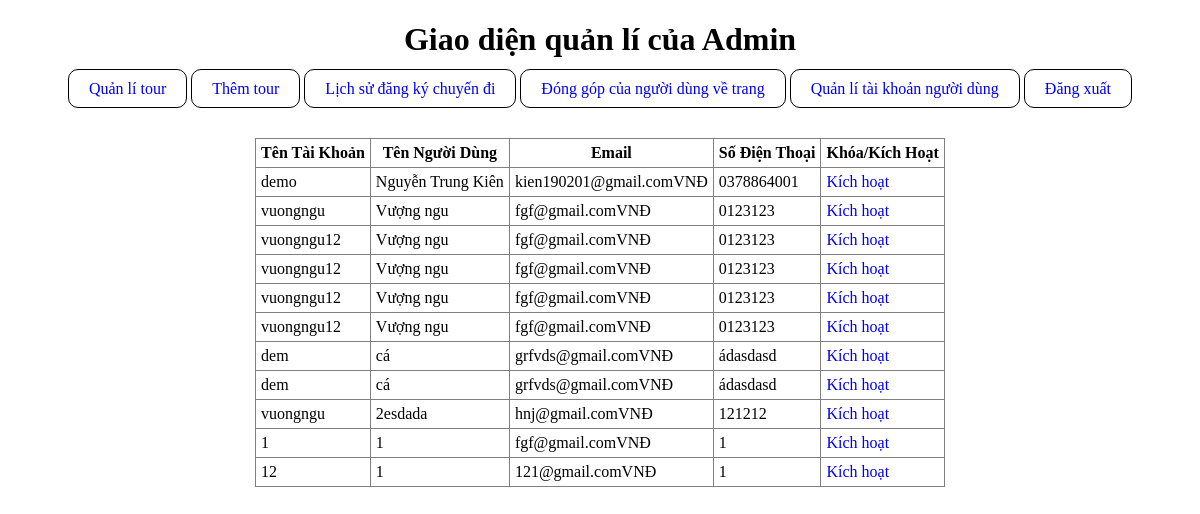
Before: /Tourism_Web/Tourism_Web/index.php/admin_controller/account_manager with the older database file.
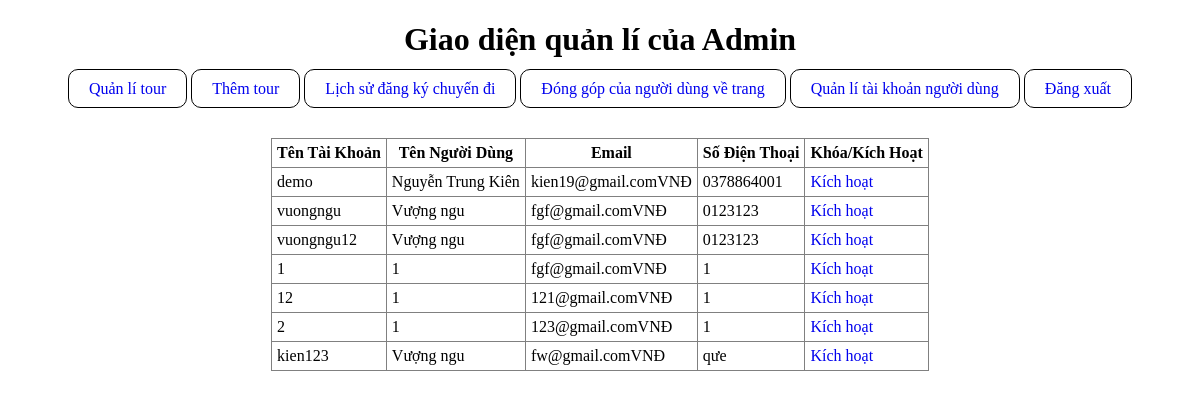
After: the same page with the newer database file.
### tables this page shows
CREATE TABLE `user_table` (
  `user_id` int(11) NOT NULL,
  `username` char(32) NOT NULL,
  `password` char(150) NOT NULL,
  `fullname` varchar(30) DEFAULT NULL,
  `email` char(60) DEFAULT NULL,
  `phone` char(19) DEFAULT NULL,
  `role` varchar(10) NOT NULL
);

### Tourism_Web/Tourism_Web/application/controllers/admin_controller.php (called while the page is built, shortened)
<?php
class Admin_controller extends CI_Controller{
	public function account_manager(){
		$this->load->model('admin_model');
		$user_info = $this->admin_model->user_manager_showuser();
		$data['user_info'] = $user_info;
		$this->load->view('admin/header');
		$this->load->view('admin/user_manager', $data);
	}
}
?>

### Tourism_Web/Tourism_Web/index.php (called while the page is built, shortened)
<?php
require_once BASEPATH.'core/CodeIgniter.php';

### Tourism_Web/Tourism_Web/application/models/admin_model.php (called while the page is built, shortened)
<?php
class Admin_model extends CI_Model{
	public function user_manager_showuser(){
		$query = $this->db->query('select * from user_table');
		return $query->result();
	}
}
?>

### Tourism_Web/Tourism_Web/application/views/admin/user_manager.php (the view, shortened to what this page needs)
<div style="display: flex;justify-content: center;">
	<table style="margin-top: 40px; border-collapse: collapse;" border="1">
	<tr style="padding:5px">
		<th style="padding:5px">Tên Tài Khoản</th>
		<th style="padding:5px">Tên Người Dùng</th>
		<th style="padding:5px">Email</th>
		<th style="padding:5px">Số Điện Thoại</th>
		<th style="padding:5px">Khóa/Kích Hoạt</th>
	</tr>
	<?php
	foreach($user_info as $item){
		if($item->user_enable == 0){
			echo '
			<tr>
				<td style="padding:5px">'.$item->username.'</td>
				<td style="padding:5px">'.$item->fullname.'</td>
				<td style="padding:5px">'.$item->email.'VNĐ</td>
				<td style="padding:5px">'.$item->phone.'</td>
				<td style="padding:5px"><a style="text-decoration:none" href= "../admin_controller/user_enable/'.$item->user_id.'">Kích hoạt</a></td>
			</tr>';
		}
	}
	?>
</table>
</div>

Changed rows visible on the page:
removed user_table: username "vuongngu12", fullname "Vượng ngu", email "fgf@gmail.com", phone "0123123"
removed user_table: username "vuongngu12", fullname "Vượng ngu", email "fgf@gmail.com", phone "0123123"
removed user_table: username "vuongngu12", fullname "Vượng ngu", email "fgf@gmail.com", phone "0123123"
removed user_table: username "dem", fullname "cá", email "grfvds@gmail.com", phone "ádasdasd"
removed user_table: username "dem", fullname "cá", email "grfvds@gmail.com", phone "ádasdasd"
removed user_table: username "vuongngu", fullname "2esdada", email "hnj@gmail.com", phone "121212"
changed user_table "demo": email "kien190201@gmail.com" → "kien19@gmail.com"
added user_table: username "2", fullname "1", email "123@gmail.com", phone "1"
added user_table: username "kien123", fullname "Vượng ngu", email "fw@gmail.com", phone "qưe"
